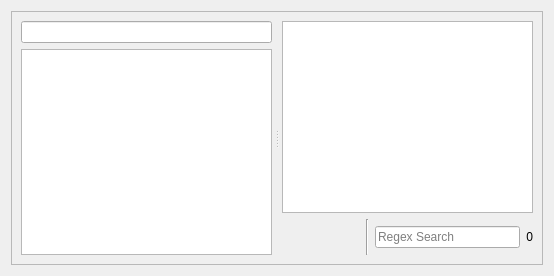
           <widget class="QWidget" name="stackedWidgetPage_zen">
            <layout class="QVBoxLayout" name="verticalLayout_22">
             <property name="spacing">
              <number>0</number>
             </property>
             <item>
              <widget class="QFrame" name="frame_3">
               <property name="frameShape">
                <enum>QFrame::StyledPanel</enum>
               </property>
               <property name="frameShadow">
                <enum>QFrame::Raised</enum>
               </property>
               <layout class="QHBoxLayout" name="horizontalLayout_6">
                <property name="spacing">
                 <number>0</number>
                </property>
                <item>
                 <widget class="QSplitter" name="splitter_zen">
                  <property name="orientation">
                   <enum>Qt::Horizontal</enum>
                  </property>
                  <property name="handleWidth">
                   <number>10</number>
                  </property>
                  <widget class="QWidget" name="layoutWidget">
                   <layout class="QVBoxLayout" name="verticalLayout_9">
                    <item>
                     <widget class="QLineEdit" name="lineEdit_zen_search"/>
                    </item>
                    <item>
                     <widget class="MyTreeWidget" name="treeWidget_zen">
                      <property name="statusTip">
                       <string/>
                      </property>
                      <property name="tabKeyNavigation">
                       <bool>true</bool>
                      </property>
                      <property name="dragEnabled">
                       <bool>true</bool>
                      </property>
                      <property name="dragDropMode">
                       <enum>QAbstractItemView::InternalMove</enum>
                      </property>
                      <property name="alternatingRowColors">
                       <bool>false</bool>
                      </property>
                      <property name="selectionMode">
                       <enum>QAbstractItemView::ExtendedSelection</enum>
                      </property>
                      <property name="autoExpandDelay">
                       <number>750</number>
                      </property>
                      <property name="indentation">
                       <number>20</number>
                      </property>
                      <property name="rootIsDecorated">
                       <bool>true</bool>
                      </property>
                      <property name="uniformRowHeights">
                       <bool>false</bool>
                      </property>
                      <property name="itemsExpandable">
                       <bool>true</bool>
                      </property>
                      <property name="sortingEnabled">
                       <bool>false</bool>
                      </property>
                      <property name="animated">
                       <bool>true</bool>
                      </property>
                      <property name="allColumnsShowFocus">
                       <bool>false</bool>
                      </property>
                      <attribute name="headerVisible">
                       <bool>false</bool>
                      </attribute>
                      <column>
                       <property name="text">
                        <string>1</string>
                       </property>
                      </column>
                     </widget>
                    </item>
                   </layout>
                  </widget>
                  <widget class="QWidget" name="layoutWidget5">
                   <layout class="QVBoxLayout" name="verticalLayout_11">
                    <item>
                     <widget class="QStackedWidget" name="stackedWidget_zen">
                      <property name="currentIndex">
                       <number>0</number>
                      </property>
                      <widget class="QWidget" name="page_3">
                       <layout class="QHBoxLayout" name="horizontalLayout_4">
                        <property name="spacing">
                         <number>0</number>
                        </property>
                        <property name="leftMargin">
                         <number>0</number>
                        </property>
                        <property name="topMargin">
                         <number>0</number>
                        </property>
                        <property name="rightMargin">
                         <number>0</number>
                        </property>
                        <property name="bottomMargin">
                         <number>0</number>
                        </property>
                        <item>
                         <widget class="QTextBrowser" name="textEdit_viewer_zen">
                          <property name="styleSheet">
                           <string notr="true"/>
                          </property>
                          <property name="readOnly">
                           <bool>true</bool>
                          </property>
                          <property name="html">
                           <string>&lt;!DOCTYPE HTML PUBLIC &quot;-//W3C//DTD HTML 4.0//EN&quot; &quot;http://www.w3.org/TR/REC-html40/strict.dtd&quot;&gt;
&lt;html&gt;&lt;head&gt;&lt;meta name=&quot;qrichtext&quot; content=&quot;1&quot; /&gt;&lt;style type=&quot;text/css&quot;&gt;
p, li { white-space: pre-wrap; }
&lt;/style&gt;&lt;/head&gt;&lt;body style=&quot; font-family:'SimSun'; font-size:9pt; font-weight:400; font-style:normal;&quot;&gt;
&lt;p style=&quot;-qt-paragraph-type:empty; margin-top:0px; margin-bottom:0px; margin-left:0px; margin-right:0px; -qt-block-indent:0; text-indent:0px; font-size:18pt;&quot;&gt;&lt;br /&gt;&lt;/p&gt;&lt;/body&gt;&lt;/html&gt;</string>
                          </property>
                          <property name="textInteractionFlags">
                           <set>Qt::LinksAccessibleByMouse|Qt::TextSelectableByMouse</set>
                          </property>
                          <property name="openExternalLinks">
                           <bool>true</bool>
                          </property>
                         </widget>
                        </item>
                       </layout>
                      </widget>
                      <widget class="QWidget" name="page_4">
                       <layout class="QHBoxLayout" name="horizontalLayout_5">
                        <property name="spacing">
                         <number>0</number>
                        </property>
                        <property name="leftMargin">
                         <number>0</number>
                        </property>
                        <property name="topMargin">
                         <number>0</number>
                        </property>
                        <property name="rightMargin">
                         <number>0</number>
                        </property>
                        <property name="bottomMargin">
                         <number>0</number>
                        </property>
                        <item>
                         <widget class="MyPlainTextEdit" name="plainTextEdit_zen"/>
                        </item>
                       </layout>
                      </widget>
                     </widget>
                    </item>
                    <item>
                     <layout class="QHBoxLayout" name="horizontalLayout_11">
                      <item>
                       <widget class="QPushButton" name="pushButton_typora">
                        <property name="sizePolicy">
                         <sizepolicy hsizetype="Fixed" vsizetype="Fixed">
                          <horstretch>0</horstretch>
                          <verstretch>0</verstretch>
                         </sizepolicy>
                        </property>
                        <property name="minimumSize">
                         <size>
                          <width>36</width>
                          <height>36</height>
                         </size>
                        </property>
                        <property name="maximumSize">
                         <size>
                          <width>36</width>
                          <height>36</height>
                         </size>
                        </property>
                        <property name="text">
                         <string/>
                        </property>
                        <property name="icon">
                         <iconset resource="resource.qrc">
                          <normaloff>:/icon/typora_icon.png</normaloff>:/icon/typora_icon.png</iconset>
                        </property>
                        <property name="iconSize">
                         <size>
                          <width>32</width>
                          <height>32</height>
                         </size>
                        </property>
                        <property name="flat">
                         <bool>true</bool>
                        </property>
                       </widget>
                      </item>
                      <item>
                       <widget class="QPushButton" name="pushButton_sublime">
                        <property name="sizePolicy">
                         <sizepolicy hsizetype="Fixed" vsizetype="Fixed">
                          <horstretch>0</horstretch>
                          <verstretch>0</verstretch>
                         </sizepolicy>
                        </property>
                        <property name="minimumSize">
                         <size>
                          <width>36</width>
                          <height>36</height>
                         </size>
                        </property>
                        <property name="maximumSize">
                         <size>
                          <width>36</width>
                          <height>36</height>
                         </size>
                        </property>
                        <property name="text">
                         <string/>
                        </property>
                        <property name="icon">
                         <iconset resource="resource.qrc">
                          <normaloff>:/icon/sublime_icon.png</normaloff>:/icon/sublime_icon.png</iconset>
                        </property>
                        <property name="iconSize">
                         <size>
                          <width>32</width>
                          <height>32</height>
                         </size>
                        </property>
                        <property name="flat">
                         <bool>true</bool>
                        </property>
                       </widget>
                      </item>
                      <item>
                       <widget class="Line" name="line">
                        <property name="orientation">
                         <enum>Qt::Vertical</enum>
                        </property>
                       </widget>
                      </item>
                      <item>
                       <widget class="QLineEdit" name="lineEdit_zen_text_search">
                        <property name="sizePolicy">
                         <sizepolicy hsizetype="Expanding" vsizetype="Fixed">
                          <horstretch>0</horstretch>
                          <verstretch>0</verstretch>
                         </sizepolicy>
                        </property>
                        <property name="placeholderText">
                         <string>Regex Search</string>
                        </property>
                       </widget>
                      </item>
                      <item>
                       <widget class="QLabel" name="label_zen_text_search">
                        <property name="sizePolicy">
                         <sizepolicy hsizetype="Preferred" vsizetype="Preferred">
                          <horstretch>0</horstretch>
                          <verstretch>0</verstretch>
                         </sizepolicy>
                        </property>
                        <property name="minimumSize">
                         <size>
                          <width>0</width>
                          <height>0</height>
                         </size>
                        </property>
                        <property name="text">
                         <string>0</string>
                        </property>
                        <property name="alignment">
                         <set>Qt::AlignRight|Qt::AlignTrailing|Qt::AlignVCenter</set>
                        </property>
                       </widget>
                      </item>
                     </layout>
                    </item>
                   </layout>
                  </widget>
                 </widget>
                </item>
               </layout>
              </widget>
             </item>
            </layout>
           </widget>
